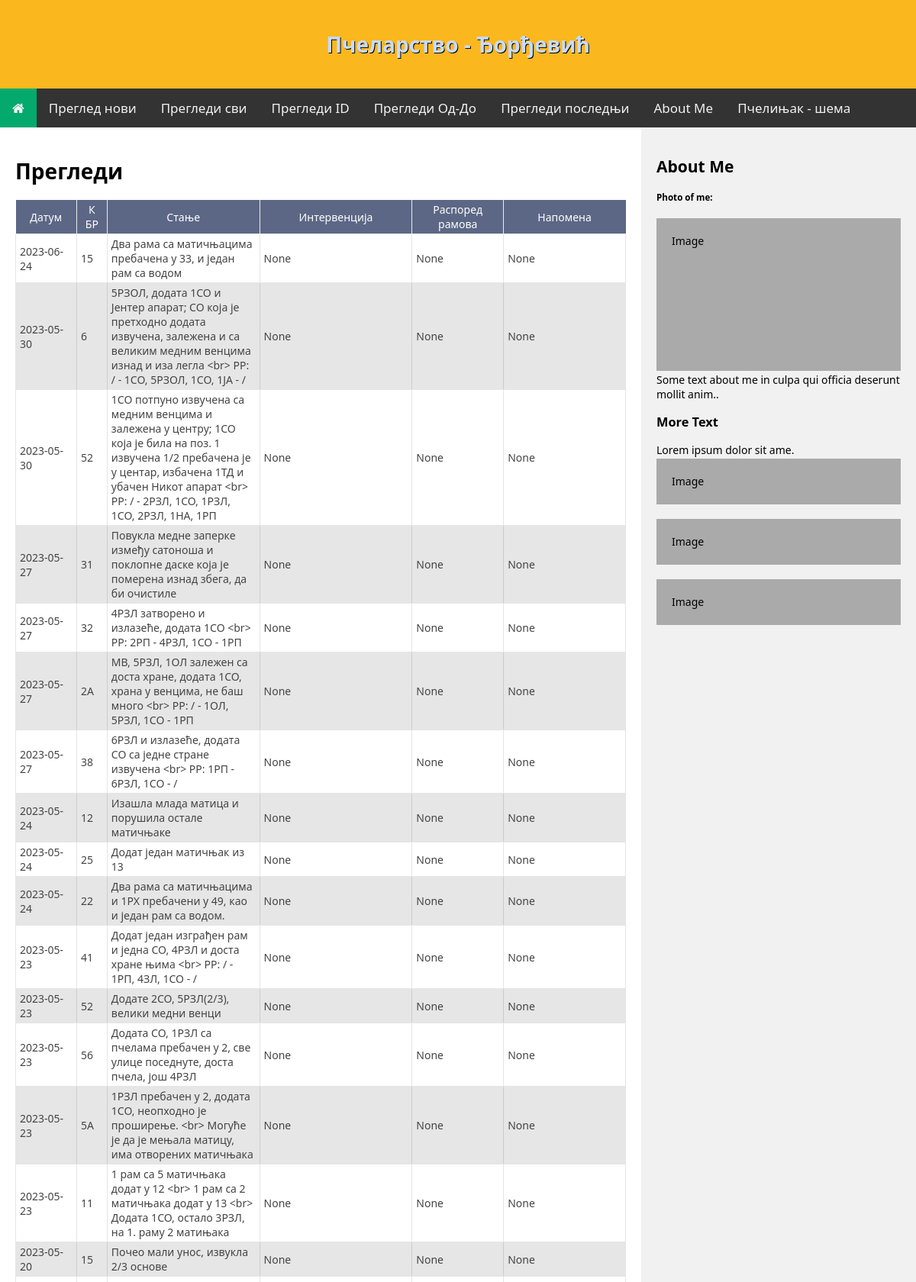
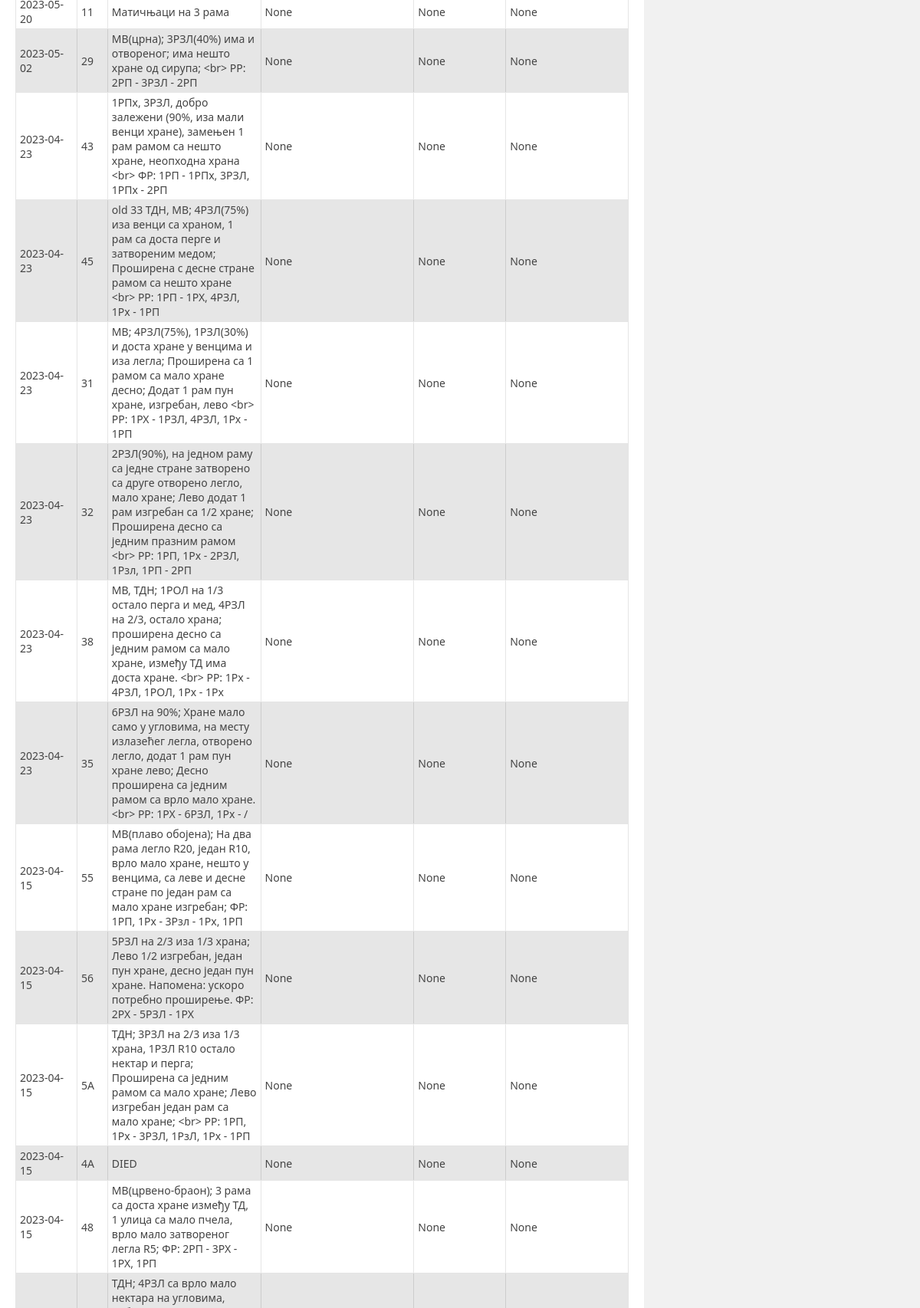
The app's page /inspect_all (upper part) with its own data (2 pictures, top to bottom).
### tables this page shows
CREATE TABLE inspect (id INTEGER PRIMARY KEY ASC AUTOINCREMENT NOT NULL, hive_id TEXT (2) NOT NULL, date DATE NOT NULL, state VARCHAR (255), interv VARCHAR (255), frames VARCHAR (127), note VARCHAR (255));

### app.py (the view)
@app.route("/inspect_all")
def inspect_all():
    db = os.path.join(app.root_path, 'pcelinjak.db')
    con = sqlite3.connect(db)
    cur = con.cursor()
    sql="""
    SELECT date, hive_id, state, interv, frames, note
    FROM inspect
    ORDER BY date DESC
    """
    cur.execute(sql)
    rew=cur.fetchall()
    con.close()
    nasl="Прегледи"
    return render_template("inspect_all.html", naslov=nasl, review=rew)

### templates/inspect_all.html
{% extends 'template.html' %}
{% block content %}
  {% if naslov %}
    <h1>{{naslov}}</h1>
  {% endif%}
	<table class="nice-table">
		<tr>
			<th width="10%">Датум</th><th width="5%">К БР</th><th width="25%">Стање</th><th width="25%">Интервенција</th><th width="15%">Распоред рамова</th><th width="20%">Напомена</th>
		</tr>
		{% for (date, hive_id, state, interv, frames, note) in review %}
			<tr>
				<td>{{ date }}</td><td>{{ hive_id }}</td><td>{{ state }}</td><td>{{ interv }}</td><td>{{ frames }}</td><td>{{ note }}</td>
			</tr>
		{% endfor %}
	</table>
{% endblock content %}

### static/css/style.css (style rules this page uses)
* { box-sizing: border-box; }
body { margin: 0; font-family: 'Segoe UI', Tahoma, Geneva, Verdana, sans-serif; font-size: 14px; }

### static/css/nice_table.css (style rules this page uses)
.nice-table { border-collapse: collapse; border-spacing: 0; width: 100%; }
.nice-table tr:first-child th { border-top: 0; }
.nice-table th:first-child { border-left: 0; }
.nice-table tr:first-child th:last-child { border-right-color: #5c6785; }
.nice-table th { background-color: #5c6785; color: white; font-weight: normal; }
.nice-table th, .nice-table td { border: 1px solid #ebebeb; padding: 3px 5px; }
.nice-table td { background-color: #e6e6e6; border-color: #e5e5e5; border-right-color: #ccc; color: #444; }
.nice-table td:last-child { border-right-color: #e5e5e5; }
.nice-table tr:nth-of-type(even) td { background-color: #fff; border-right-color: #e5e5e5; }

### records on screen
inspect: date "2023-06-24", hive "15", state "Два рама са матичњацима пребачена у 33, и један рам са водом", interv "None", frames "None", note "None"
inspect: date "2023-05-30", hive "6", state "5РЗОЛ, додата 1СО и Јентер апарат; СО која је претходно додата извучена, залежена и са великим медним венцима изнад и иза легла <br> РР: / - 1СО, 5РЗОЛ, 1СО, 1ЈА - /", interv "None", frames "None", note "None"
inspect: date "2023-05-30", hive "52", state "1СО потпуно извучена са медним венцима и залежена у центру; 1СО која је била на поз. 1 извучена 1/2 пребачена је у центар, избачена 1ТД и убачен Никот апарат <br> РР: / - 2РЗЛ, 1СО, 1РЗЛ, 1СО, 2РЗЛ, 1НА, 1РП", interv "None", frames "None", note "None"
inspect: date "2023-05-27", hive "31", state "Повукла медне заперке између сатоноша и поклопне даске која је померена изнад збега, да би очистиле", interv "None", frames "None", note "None"
inspect: date "2023-05-27", hive "32", state "4РЗЛ затворено и излазеће, додата 1СО <br> РР: 2РП - 4РЗЛ, 1СО - 1РП", interv "None", frames "None", note "None"
inspect: date "2023-05-27", hive "2A", state "МВ, 5РЗЛ, 1ОЛ залежен са доста хране, додата 1СО, храна у венцима, не баш много <br> РР: / - 1ОЛ, 5РЗЛ, 1СО - 1РП", interv "None", frames "None", note "None"
inspect: date "2023-05-27", hive "38", state "6РЗЛ и излазеће, додата СО са једне стране извучена <br> РР: 1РП - 6РЗЛ, 1СО - /", interv "None", frames "None", note "None"
inspect: date "2023-05-24", hive "12", state "Изашла млада матица и порушила остале матичњаке", interv "None", frames "None", note "None"
inspect: date "2023-05-24", hive "25", state "Додат један матичњак из 13", interv "None", frames "None", note "None"
inspect: date "2023-05-24", hive "22", state "Два рама са матичњацима и 1РХ пребачени у 49, као и један рам са водом.", interv "None", frames "None", note "None"
inspect: date "2023-05-23", hive "41", state "Додат један изграђен рам и једна СО, 4РЗЛ и доста хране њима <br> РР: / - 1РП, 4ЗЛ, 1СО - /", interv "None", frames "None", note "None"
inspect: date "2023-05-23", hive "52", state "Додате 2СО, 5РЗЛ(2/3), велики медни венци", interv "None", frames "None", note "None"
inspect: date "2023-05-23", hive "56", state "Додата СО, 1РЗЛ са пчелама пребачен у 2, све улице поседнуте, доста пчела, још 4РЗЛ", interv "None", frames "None", note "None"
inspect: date "2023-05-23", hive "5A", state "1РЗЛ пребачен у 2, додата 1СО, неопходно је проширење. <br> Могуће је да је мењала матицу, има отворених матичњака", interv "None", frames "None", note "None"
inspect: date "2023-05-23", hive "11", state "1 рам са 5 матичњака додат у 12 <br> 1 рам са 2 матичњака додат у 13 <br> Додата 1СО, остало 3РЗЛ, на 1. раму 2 матињака", interv "None", frames "None", note "None"
inspect: date "2023-05-20", hive "15", state "Почео мали унос, извукла 2/3 основе", interv "None", frames "None", note "None"
inspect: date "2023-05-20", hive "11", state "Матичњаци на 3 рама", interv "None", frames "None", note "None"
inspect: date "2023-05-02", hive "29", state "МВ(црна); 3РЗЛ(40%) има и отвореног; има нешто хране од сирупа; <br> РР: 2РП - 3РЗЛ - 2РП", interv "None", frames "None", note "None"
inspect: date "2023-04-23", hive "43", state "1РПх, 3РЗЛ, добро залежени (90%, иза мали венци хране), замењен 1 рам рамом са нешто хране, неопходна храна <br> ФР: 1РП - 1РПх, 3РЗЛ, 1РПх - 2РП", interv "None", frames "None", note "None"
inspect: date "2023-04-23", hive "45", state "old 33 ТДН, МВ; 4РЗЛ(75%) иза венци са храном, 1 рам са доста перге и затвореним медом; Проширена с десне стране рамом са нешто хране <br> РР: 1РП - 1РХ, 4РЗЛ, 1Рх - 1РП", interv "None", frames "None", note "None"
inspect: date "2023-04-23", hive "31", state "МВ; 4РЗЛ(75%), 1РЗЛ(30%) и доста хране у венцима и иза легла; Проширена са 1 рамом са мало хране десно; Додат 1 рам пун хране, изгребан, лево <br> РР: 1РХ - 1РЗЛ, 4РЗЛ, 1Рх - 1РП", interv "None", frames "None", note "None"
inspect: date "2023-04-23", hive "32", state "2РЗЛ(90%), на једном раму са једне стране затворено са друге отворено легло, мало хране; Лево додат 1 рам изгребан са 1/2 хране; Проширена десно са једним празним рамом <br> РР: 1РП, 1Рх - 2РЗЛ, 1Рзл, 1РП - 2РП", interv "None", frames "None", note "None"
inspect: date "2023-04-23", hive "38", state "МВ, ТДН; 1РОЛ на 1/3 остало перга и мед, 4РЗЛ на 2/3, остало храна; проширена десно са једним рамом са мало хране, између ТД има доста хране. <br> РР: 1Рх - 4РЗЛ, 1РОЛ, 1Рх - 1Рх", interv "None", frames "None", note "None"
inspect: date "2023-04-23", hive "35", state "6РЗЛ на 90%; Хране мало само у угловима, на месту излазећег легла, отворено легло, додат 1 рам пун хране лево; Десно проширена са једним рамом са врло мало хране. <br> РР: 1РХ - 6РЗЛ, 1Рх - /", interv "None", frames "None", note "None"
inspect: date "2023-04-15", hive "55", state "МВ(плаво обојена); На два рама легло R20, један R10, врло мало хране, нешто у венцима, са леве и десне стране по један рам са мало хране изгребан; ФР: 1РП, 1Рх - 3Рзл - 1Рх, 1РП", interv "None", frames "None", note "None"
inspect: date "2023-04-15", hive "56", state "5РЗЛ на 2/3 иза 1/3 храна; Лево 1/2 изгребан, један пун хране, десно један пун хране. Напомена: ускоро потребно проширење. ФР: 2РХ - 5РЗЛ - 1РХ", interv "None", frames "None", note "None"
inspect: date "2023-04-15", hive "5A", state "ТДН; 3РЗЛ на 2/3 иза 1/3 храна, 1РЗЛ R10 остало нектар и перга; Проширена са једним рамом са мало хране; Лево изгребан један рам са мало хране; <br> РР: 1РП, 1Рх - 3РЗЛ, 1РзЛ, 1Рх - 1РП", interv "None", frames "None", note "None"
inspect: date "2023-04-15", hive "4A", state "DIED", interv "None", frames "None", note "None"
inspect: date "2023-04-15", hive "48", state "МВ(црвено-браон); 3 рама са доста хране између ТД, 1 улица са мало пчела, врло мало затвореног легла R5; ФР: 2РП - 3РХ - 1РХ, 1РП", interv "None", frames "None", note "None"

### other values on screen
{{ naslov }} "Прегледи"
